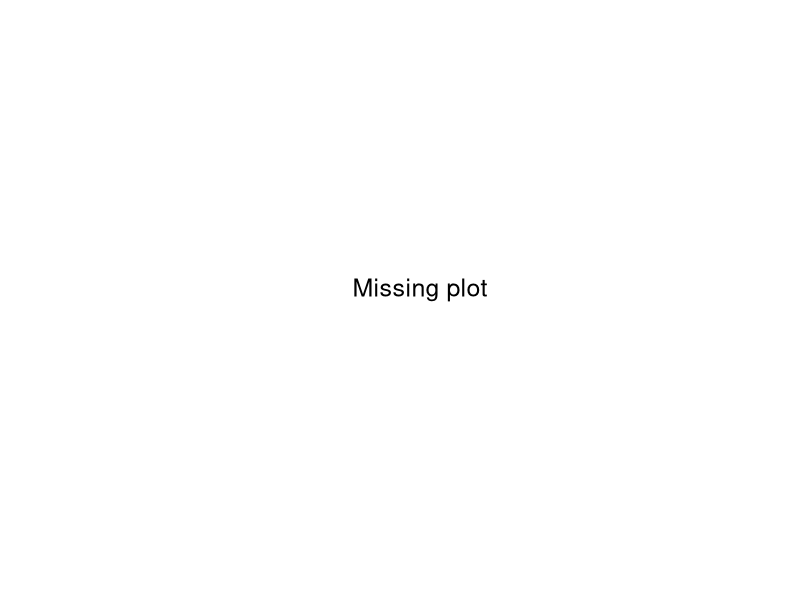
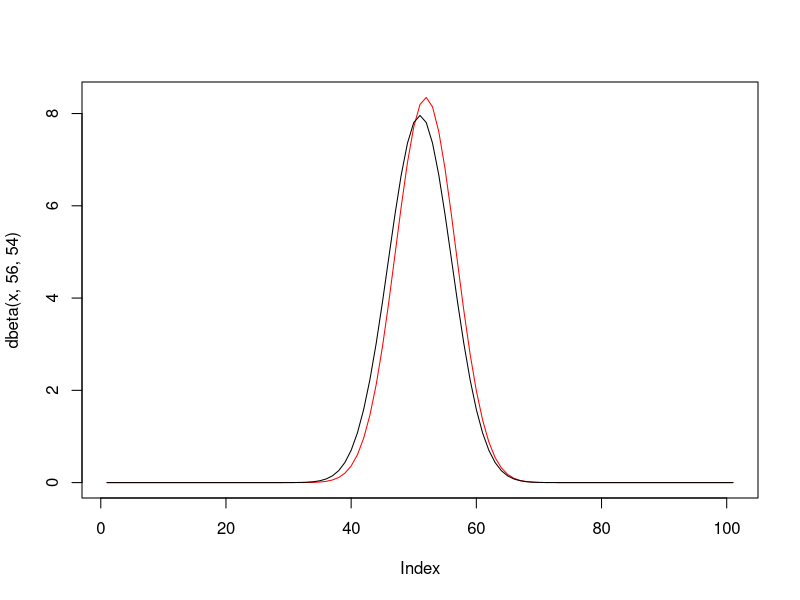
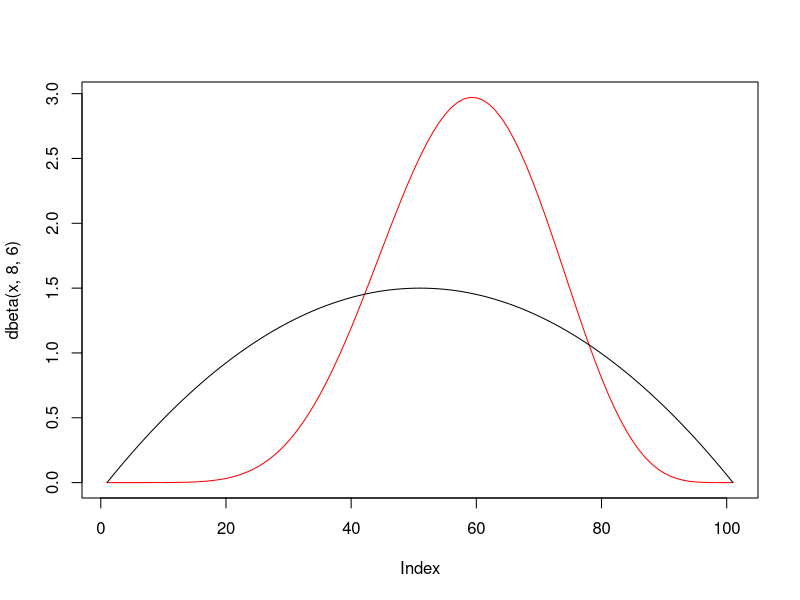

Write the R code that produced these figures, in order.
# Chapter 1 plots

png(filename = "figure/missing-plot.png")
plot.new()
text(0.5, 0.5, "Missing plot", cex = 1.5)
dev.off()

# Session 4

x <- seq(0, 1, by = 0.01)

png(filename = "figure/beta_prior_pos_50_50.png")
plot(dbeta(x, 56, 54), col = "red", type = "l")
lines(dbeta(x, 50, 50))
dev.off()

png(filename = "figure/beta_prior_pos_2_2.png")
plot(dbeta(x, 8, 6), col = "red", type = "l")
lines(dbeta(x, 2, 2))
dev.off()
